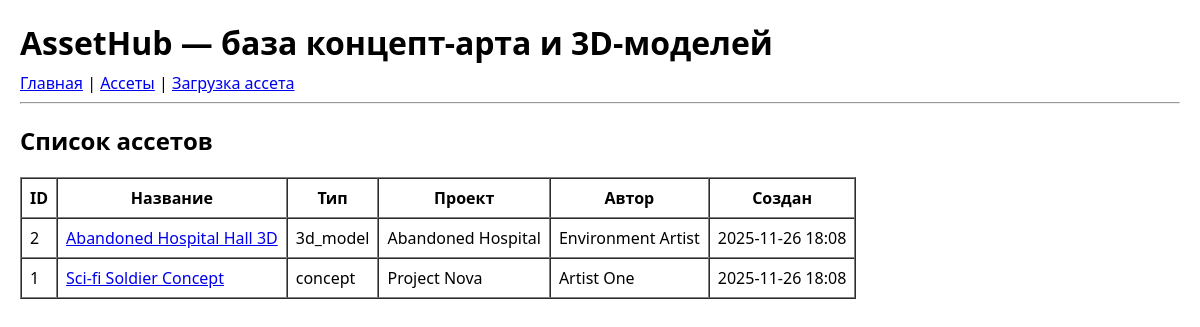
Before: /assets/ with the older database file.
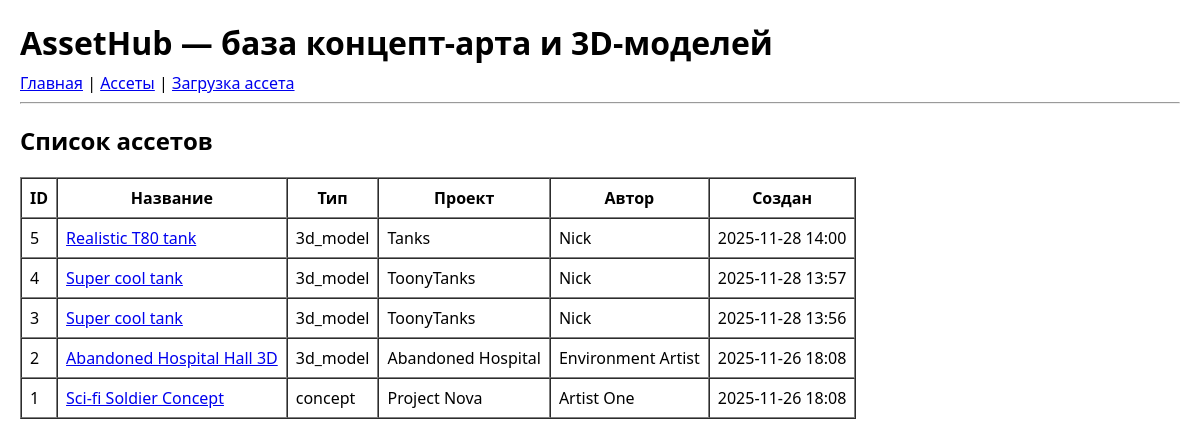
After: the same page with the newer database file.
### app/models/asset.py (models this page shows, shortened)
class Asset(db.Model):
    __tablename__ = "assets"
    id = db.Column(db.Integer, primary_key=True)
    title = db.Column(db.String(255), nullable=False)
    description = db.Column(db.Text)
    asset_type = db.Column(db.String(50), nullable=False)  # concept, 3d_model, texture и тд
    file_path = db.Column(db.String(512), nullable=False)
    preview_path = db.Column(db.String(512))
    project_name = db.Column(db.String(255))
    author_name = db.Column(db.String(255))
    created_at = db.Column(db.DateTime, default=datetime.utcnow)
    updated_at = db.Column(db.DateTime, onupdate=datetime.utcnow)
    tags = db.relationship(
        "Tag",
        secondary="asset_tags",
        back_populates="assets"
    )

### app/controllers/assets.py (the view)
@assets_bp.route("/")
def assets_list():
    assets = Asset.query.order_by(Asset.created_at.desc()).all()
    return render_template("assets/list.html", assets=assets)

### app/templates/assets/list.html (shortened to what this page needs)
{% extends "base.html" %}
{% block content %}
<h2>Список ассетов</h2>
<table border="1" cellpadding="8" cellspacing="0">
    <thead>
    <tr>
        <th>ID</th>
        <th>Название</th>
        <th>Тип</th>
        <th>Проект</th>
        <th>Автор</th>
        <th>Создан</th>
    </tr>
    </thead>
    <tbody>
    {% for asset in assets %}
        <tr>
            <td>{{ asset.id }}</td>
            <td>
                <a href="{{ url_for('assets.asset_detail', asset_id=asset.id) }}">
                    {{ asset.title }}
                </a>
            </td>
            <td>{{ asset.asset_type }}</td>
            <td>{{ asset.project_name or "—" }}</td>
            <td>{{ asset.author_name or "—" }}</td>
            <td>
                {% if asset.created_at %}
                    {{ asset.created_at.strftime("%Y-%m-%d %H:%M") }}
                {% else %}
                    —
                {% endif %}
            </td>
        </tr>
    {% else %}
        <tr>
            <td colspan="6">Ассеты пока не добавлены.</td>
        </tr>
    {% endfor %}
    </tbody>
</table>
{% endblock %}

### app/templates/base.html (shortened to what this page needs)
<!doctype html>
<html lang="ru">
<head>
    <link rel="stylesheet" href="{{ url_for('static', filename='css/styles.css') }}">
</head>
<body>
<header>
    <h1>AssetHub — база концепт-арта и 3D-моделей</h1>
    <nav>
        <a href="/">Главная</a> |
        <a href="{{ url_for('assets.assets_list') }}">Ассеты</a> |
        <a href="{{ url_for('assets.upload_form') }}">Загрузка ассета</a>
    </nav>
    <hr>
</header>
<main>
    {% block content %}{% endblock %}
</main>
</body>
</html>

### app/static/css/styles.css (style rules this page uses)
body { font-family: system-ui, -apple-system, BlinkMacSystemFont, "Segoe UI", sans-serif; margin: 20px; }
header h1 { margin-bottom: 0.5rem; }

Changed rows visible on the page:
added Asset: id "5", title "Realistic T80 tank", asset_type "3d_model", project_name "Tanks", author_name "Nick", created_at "2025-11-28 14:00"
added Asset: id "4", title "Super cool tank", asset_type "3d_model", project_name "ToonyTanks", author_name "Nick", created_at "2025-11-28 13:57"
added Asset: id "3", title "Super cool tank", asset_type "3d_model", project_name "ToonyTanks", author_name "Nick", created_at "2025-11-28 13:56"
